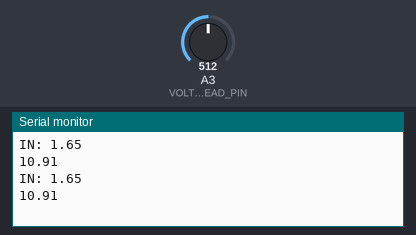
This sketch was run on a simulated Arduino Uno, built with avr-gcc and run on an emulated ATmega328P. On the bench: the last lines printed to the serial monitor. The inputs (shaded band) are chosen by the test bench; at power-on: A3 (VOLTAGE_READ_PIN) = 512.

Above: at 9.8 s.
9.9 s: A3 (VOLTAGE_READ_PIN) set to 716
At 18.7 s:
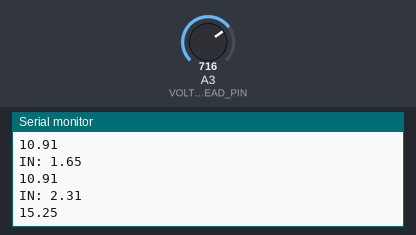
18.9 s: A3 (VOLTAGE_READ_PIN) set to 900
At 27.7 s:
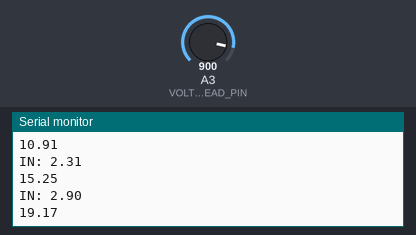
Timing chart, 0 to 29.2 s (numbered marks = the images above; inputs shaded):
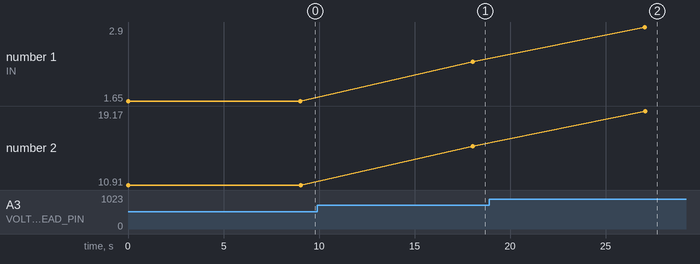

Measured:
- after the input at 9.9 s, the serial monitor: prints a new line after 8.1 s (image 1)
- after the input at 18.9 s, the serial monitor: prints a new line after 8.2 s (image 2)
- plotted number 1: 1.65 → 2.31 after the input at 9.9 s, 2.31 → 2.9 after the input at 18.9 s
- plotted number 2: 10.91 → 15.25 after the input at 9.9 s, 15.25 → 19.17 after the input at 18.9 s

The sketch:

voltage-divider-low-power-demo.ino
```cpp
#include <JeeLib.h>

#define VOLTAGE_READ_PIN A3
#define VOLTAGE_ENABLE_PIN 8

static float volt_r1 = 56100.0;
static float volt_r2 = 10000.0;
static float voltage = 3.3;
byte ADCSRA_status;

ISR(WDT_vect) { Sleepy::watchdogEvent(); }

void setup() {
  Serial.begin(9600);


  pinMode(VOLTAGE_READ_PIN, INPUT);
  pinMode(VOLTAGE_ENABLE_PIN, OUTPUT);
  digitalWrite(VOLTAGE_ENABLE_PIN, LOW);

  ADCSRA_status = ADCSRA;
  ADCSRA &= ~(1 << 7);

}


void loop() {
  ADCSRA = ADCSRA_status;
  digitalWrite(VOLTAGE_ENABLE_PIN, HIGH);
  float val = analogRead(VOLTAGE_READ_PIN);
  digitalWrite(VOLTAGE_ENABLE_PIN, LOW);
  ADCSRA &= ~(1 << 7);

  Serial.print("IN: ");
  Serial.println( (val * voltage) / 1024.0);

  float vin = ((val * voltage) / 1024.0) / (volt_r2 / ( volt_r1 + volt_r2));
  Serial.println(vin);
  Serial.flush();


  Sleepy::loseSomeTime(9000);
}
```
